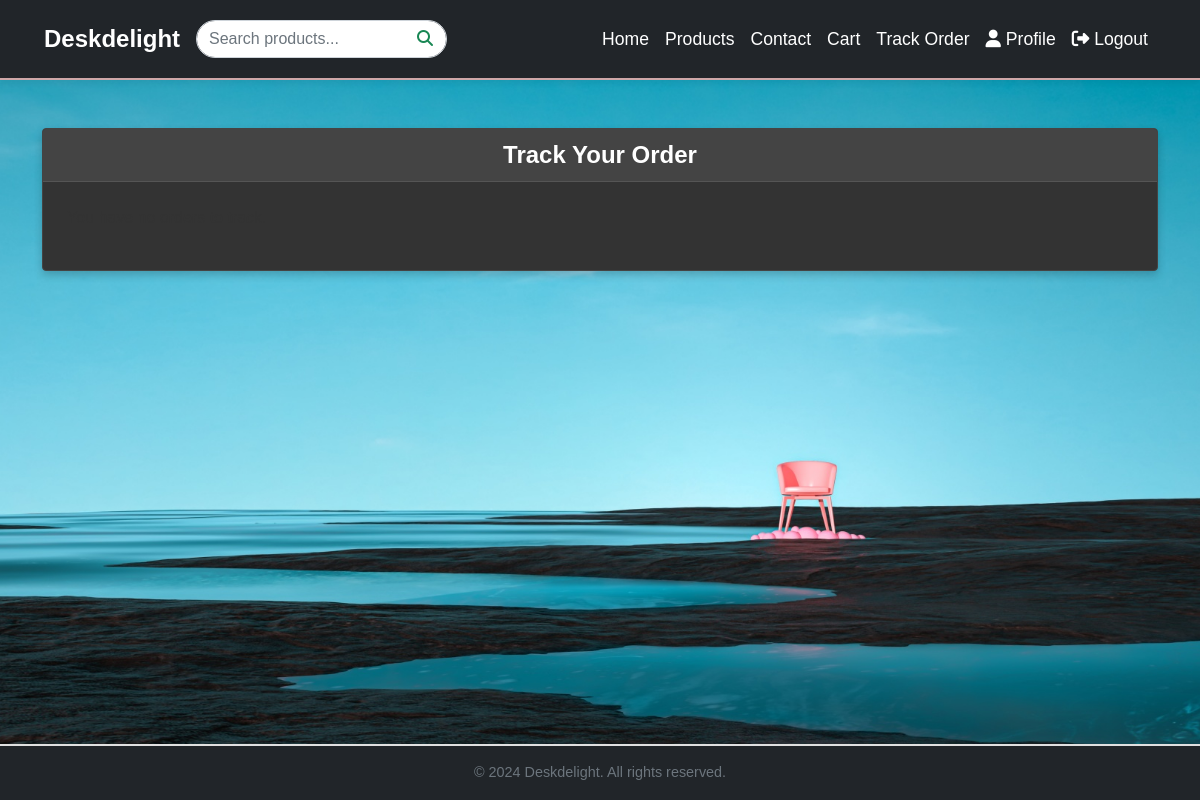
Page /track_order/ (signed in) on the earlier database version.
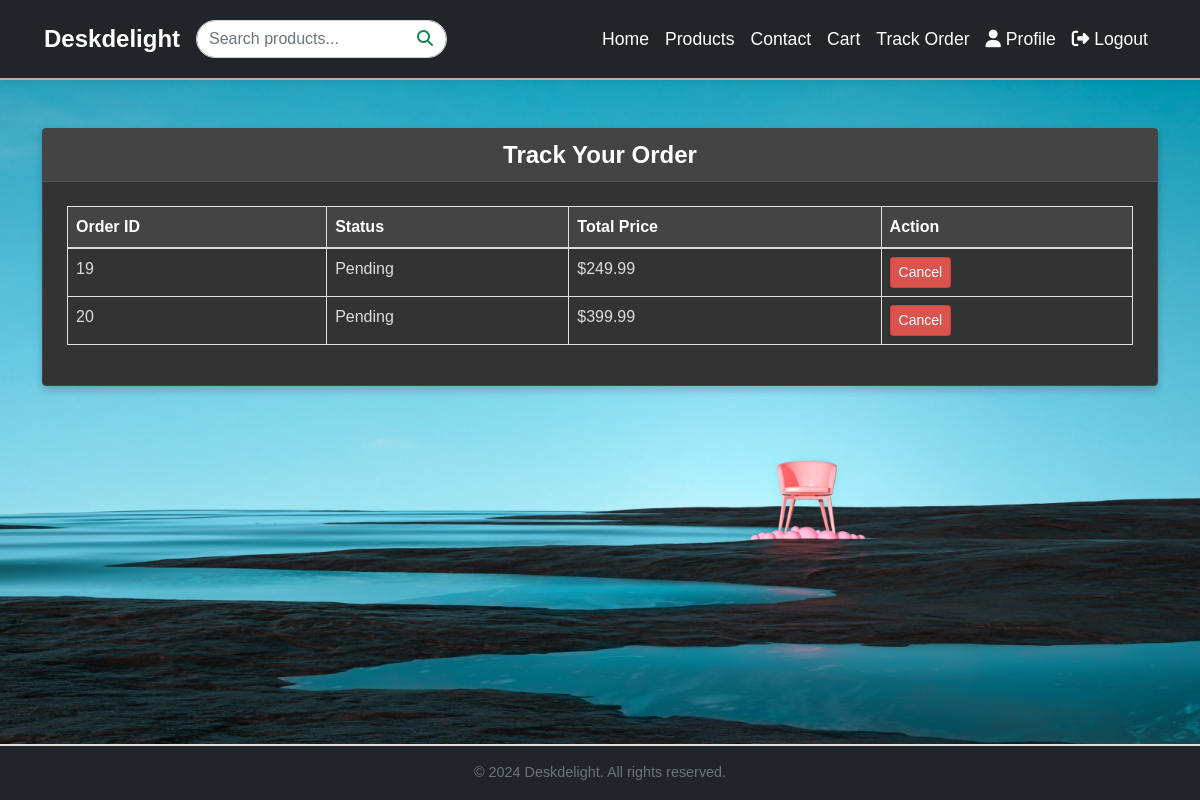
Same page on the later database version.
### myapp/models.py (models this page shows, shortened)
class Order(models.Model):
    customer = models.ForeignKey(settings.AUTH_USER_MODEL, on_delete=models.CASCADE)
    total_price = models.DecimalField(max_digits=10, decimal_places=2)
    status = models.CharField(
        max_length=20,
        choices=[('Pending', 'Pending'), ('Shipped', 'Shipped'), ('Delivered', 'Delivered'), ('Cancelled', 'Cancelled')],
        default='Pending',
    )
    shipping_address = models.TextField()
    phone_number = models.CharField(max_length=15)
    created_at = models.DateTimeField(auto_now_add=True)
    estimated_delivery_date = models.DateField(default=now() + timedelta(days=5))  # Add estimated delivery date

### myapp/views.py (the view)
# urls.py: path('track_order/', views.track_order_page, name='track_order_page'),
@login_required
def track_order_page(request):
    user = request.user
    orders = Order.objects.filter(customer=user)
    return render(request, 'track_order.html', {'orders': orders})

### templates/track_order.html (shortened to what this page needs)
{% extends 'base.html' %}
{% block content %}
<div class="container mt-5">
    <div class="card">
        <div class="card-header">Track Your Order</div>
        <div class="card-body">
            {% if orders %}
                <table class="table table-bordered">
                    <thead>
                        <tr>
                            <th>Order ID</th>
                            <th>Status</th>
                            <th>Total Price</th>
                            <th>Action</th>
                        </tr>
                    </thead>
                    <tbody>
                        {% for order in orders %}
                            <tr>
                                <td>{{ order.id }}</td>
                                <td>{{ order.status }}</td>
                                <td>${{ order.total_price }}</td>
                                <td>
                                    {% if order.status == "Pending" %}
                                        <form method="post" action="{% url 'cancel_order' order.id %}">
                                            <button type="submit" class="btn btn-danger btn-sm">Cancel</button>
                                        </form>
                                    {% endif %}
                                </td>
                            </tr>
                        {% endfor %}
                    </tbody>
                </table>
            {% else %}
                <p>You have no orders to track.</p>
            {% endif %}
        </div>
    </div>
</div>
{% endblock %}

Differences in the rows shown:
added Order: id "19", status "Pending", total_price "249.99", shows "Cancel"
added Order: id "20", status "Pending", total_price "399.99", shows "Cancel"
Other differences:
text now shown: "Order ID Status Total Price Action"
